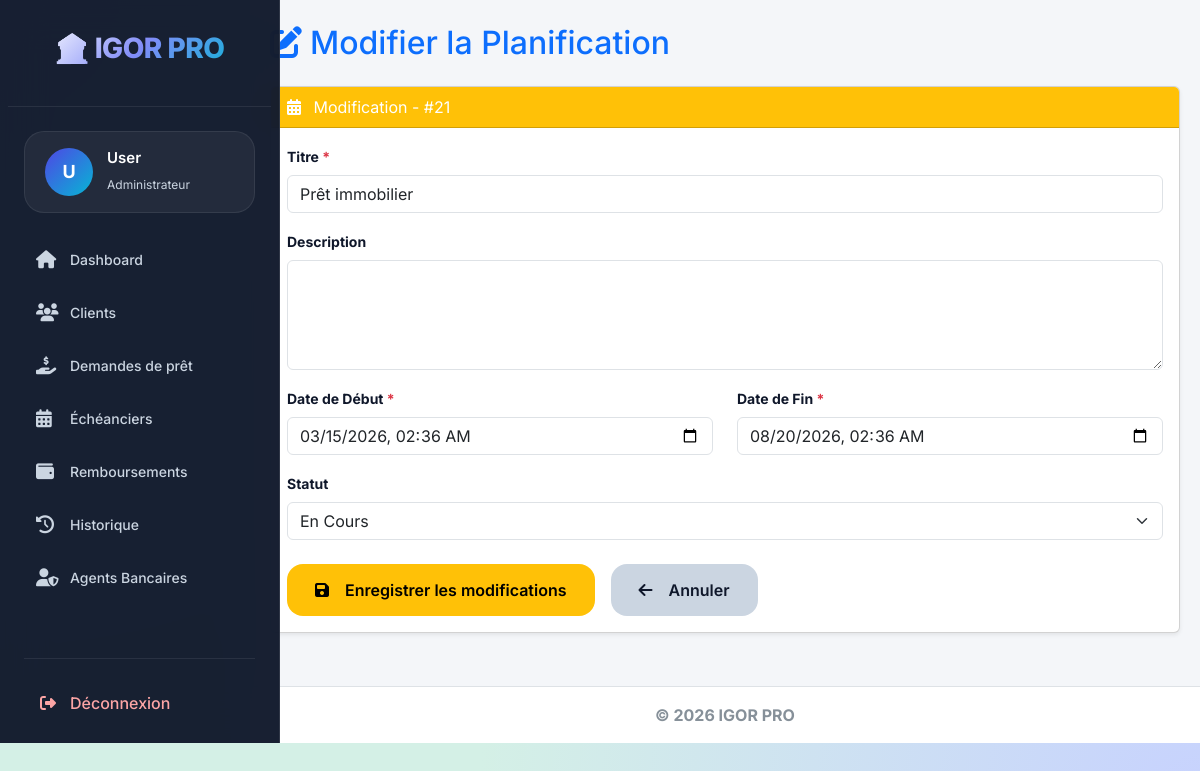
Screenshot of /editplanification.php?id=21 (signed in) with the database file from the repository.
### tables this page shows
CREATE TABLE `planification` (
  `id` int(11) NOT NULL,
  `titre` varchar(255) NOT NULL,
  `description` text DEFAULT NULL,
  `date_debut` datetime NOT NULL,
  `date_fin` datetime NOT NULL,
  `statut` enum('en attente','terminé','en cours') DEFAULT 'en attente'
);

### editplanification.php (called while the page is built, shortened)
<?php
require_once 'config.php';
if (isset($_GET['id'])) {
    $id = (int)$_GET['id'];
    try {
        $stmt = $conn->prepare("SELECT * FROM planification WHERE id = :id");
        $stmt->execute(['id' => $id]);
        $planification = $stmt->fetch(PDO::FETCH_ASSOC);
    } catch(PDOException $e) {
        error_log("Erreur editplanification.php: " . $e->getMessage());
        $error = "Une erreur est survenue lors de la modification.";
    }
} else {
    header("Location: planifications.php");
    exit();
}
include("layout.php");
?>

### pages/editplanification_content.php (the view, shortened to what this page needs)
<h2 class="text-primary mb-4">
    <i class="fas fa-edit me-2"></i>Modifier la Planification
</h2>
<?php if ($planification): ?>
    <div class="card shadow-sm">
        <div class="card-header bg-warning text-white">
            <i class="fas fa-calendar-alt me-2"></i>
            Modification - #<?= $planification['id'] ?>
        </div>
        <div class="card-body">
            <form method="POST">
                <div class="row">
                    <div class="col-md-12 mb-3">
                        <label class="form-label fw-bold">Titre <span class="text-danger">*</span></label>
                        <input type="text" name="titre" class="form-control"
                               value="<?= htmlspecialchars($planification['titre']) ?>" required>
                    </div>
                    <div class="col-md-12 mb-3">
                        <label class="form-label fw-bold">Description</label>
                        <textarea name="description" class="form-control" rows="4"><?= htmlspecialchars($planification['description'] ?? '') ?></textarea>
                    </div>
                    <div class="col-md-6 mb-3">
                        <label class="form-label fw-bold">Date de Début <span class="text-danger">*</span></label>
                        <input type="datetime-local" name="date_debut" class="form-control"
                               value="<?= date('Y-m-d\TH:i', strtotime($planification['date_debut'])) ?>" required>
                    </div>
                    <div class="col-md-6 mb-3">
                        <label class="form-label fw-bold">Date de Fin <span class="text-danger">*</span></label>
                        <input type="datetime-local" name="date_fin" class="form-control"
                               value="<?= date('Y-m-d\TH:i', strtotime($planification['date_fin'])) ?>" required>
                    </div>
                    <div class="col-md-12 mb-4">
                        <label class="form-label fw-bold">Statut</label>
                        <select name="statut" class="form-select" required>
                            <option value="en cours"   <?= $planification['statut'] == 'en cours'   ? 'selected' : '' ?>>En Cours</option>
                        </select>
                    </div>
                </div>
                <div class="d-flex gap-3">
                    <button type="submit" class="btn btn-warning btn-lg">
                        <i class="fas fa-save me-2"></i>Enregistrer les modifications
                    </button>
                    <a href="planifications.php" class="btn btn-secondary btn-lg">
                        <i class="fas fa-arrow-left me-2"></i>Annuler
                    </a>
                </div>
            </form>
        </div>
    </div>
<?php endif; ?>

### ASSET/CSS/admin-pro.css (style rules this page uses)
:root { --bg-primary: #d4f0e6; --bg-secondary: #ffffff; --bg-card: #ffffff; --bg-hover: #e8f8f2; --primary-glow: #0e7c6b; --primary-dark: #0a5e51; --success-glow: #2e7d32; --warning-glow: #b85c00; --danger-glow: #b71c1c; --info-glow: #0284c7; --text-primary: #1e3a3a; --text-secondary: #2c4e4e; --text-muted: #4f6f6f; --border-glow: rgba(14, 124, 107, 0.15); --border-hover: rgba(14, 124, 107, 0.3); --shadow-sm: 0 2px 4px rgba(0,0,0,0.03); --shadow-md: 0 4px 8px rgba(14, 124, 107, 0.1); --shadow-lg: 0 10px 20px rgba(14, 124, 107, 0.15); --shadow-glow: 0 0 0 2px rgba(14, 124, 107, 0.1); --transition: all 0.3s ease; --border-radius: 16px; --border-radius-sm: 12px; }
body { background-color: var(--bg-primary) !important; font-family: 'Inter', 'Segoe UI', sans-serif; color: var(--text-primary); min-height: 100vh; }

### ASSET/CSS/style.css (style rules this page uses)
:root { --primary: #4f46e5; --primary-light: #818cf8; --primary-dark: #3730a3; --secondary: #06b6d4; --secondary-light: #22d3ee; --accent: #8b5cf6; --dark: #0f172a; --dark-light: #1e293b; --gray-dark: #475569; --gray: #94a3b8; --gray-light: #cbd5e1; --light: #f8fafc; --white: #ffffff; --success: #10b981; --success-light: #34d399; --danger: #ef4444; --danger-light: #f87171; --warning: #f59e0b; --warning-light: #fbbf24; --info: #3b82f6; --shadow-sm: 0 2px 8px rgba(0, 0, 0, 0.04); --shadow-md: 0 5px 20px rgba(0, 0, 0, 0.06); --shadow-lg: 0 10px 30px rgba(0, 0, 0, 0.08); --shadow-xl: 0 20px 40px rgba(0, 0, 0, 0.12); --shadow-primary: 0 10px 30px rgba(79, 70, 229, 0.25); --radius-sm: 12px; --radius-md: 16px; --radius-lg: 20px; --radius-xl: 24px; --radius-2xl: 28px; --transition-fast: 0.2s ease; --transition-base: 0.3s ease; --transition-slow: 0.4s ease; --glass-bg: rgba(255, 255, 255, 0.7); --glass-border: rgba(255, 255, 255, 0.4); --glass-blur: blur(12px); }
* { margin: 0; padding: 0; box-sizing: border-box; }
body { font-family: 'Inter', -apple-system, BlinkMacSystemFont, sans-serif; background: radial-gradient(circle at 0% 0%, #e0e7ff, transparent 50%), radial-gradient(circle at 100% 100%, #c7d2fe, transparent 50%), #f0f4ff; min-height: 100vh; overflow-x: hidden; color: var(--dark); line-height: 1.5; }
.form-label { font-weight: 600; color: var(--dark); font-size: 14px; }
.btn { display: inline-flex; align-items: center; justify-content: center; gap: 8px; padding: 10px 20px; border: none; border-radius: var(--radius-md); font-weight: 600; font-size: 14px; cursor: pointer; transition: var(--transition-base); text-decoration: none; }
.btn-secondary { background: var(--gray-light); color: var(--dark); }
.btn-lg { padding: 14px 28px; font-size: 16px; }

### rows the page displays
planification: id "21", titre "Prêt immobilier", date_debut "03/15/2026 02:36", date_fin "08/20/2026 02:36", statut "En Cours"

### other values shown
substr($_SESSION['username'] ?? 'U', 0, 1) "U"
$_SESSION['username'] "User"
